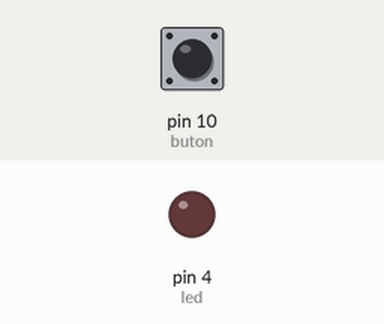
Recording of a sketch running on a simulated Arduino Uno, built with avr-gcc and run on an emulated ATmega328P. On the bench: output pins drawn as LEDs (lit = HIGH). Inputs (shaded band) come from the test bench; at power-on: pin 10 (buton) LOW.

Above: at 1.2 s.
1.3 s: pin 10 (buton) pulled HIGH for 0.15 s
At 1.37 s:
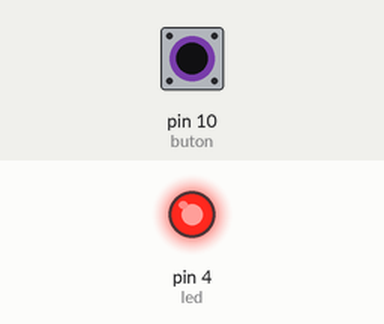
2.9 s: pin 10 (buton) pulled HIGH for 3.2 s
At 6.5 s:
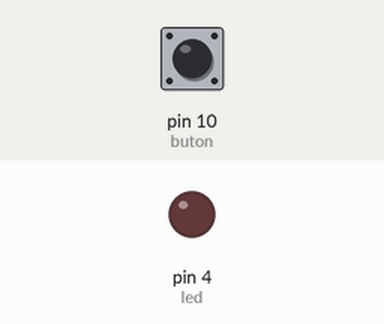
Timing chart, 0 to 8.0 s (numbered marks = the images above; inputs shaded):
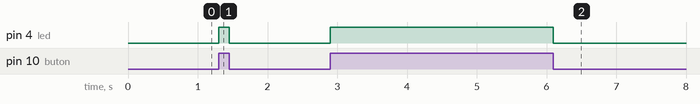

Measured:
- after the input at 1.3 s, pin 4 (led): LOW → HIGH at once, → LOW 0.15 s later
- after the input at 2.9 s, pin 4 (led): LOW → HIGH at once, → LOW 3.2 s later

The sketch:

sketch.ino
```cpp
int led=4;
int buton=10;

void setup() {
 pinMode(led, OUTPUT);
 pinMode(buton, INPUT);

}

void loop() {
  if(digitalRead(buton) == HIGH)
  digitalWrite(led, HIGH);
  else
  digitalWrite(led, LOW);
}
```
